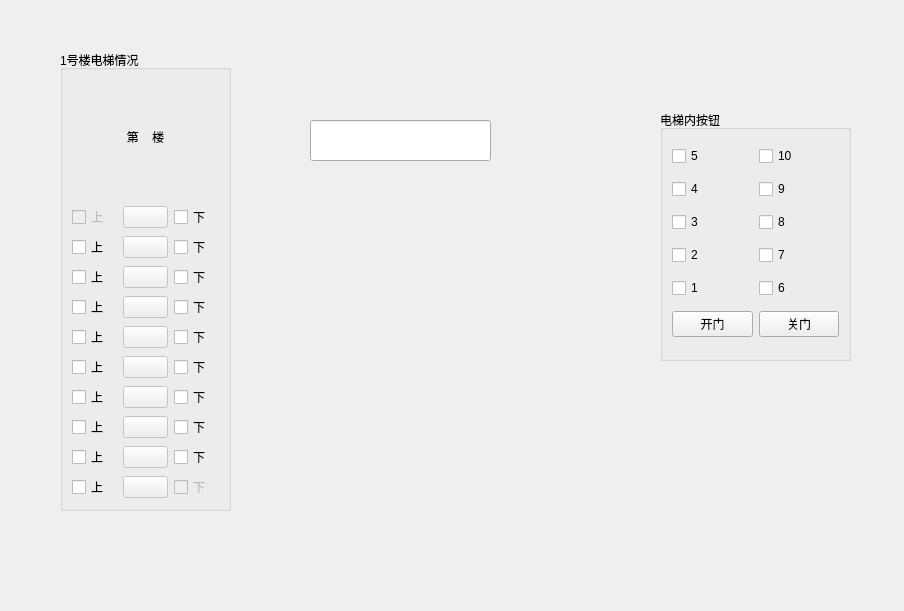
<?xml version="1.0" encoding="UTF-8"?>
<ui version="4.0">
 <class>Widget</class>
 <widget class="QWidget" name="Widget">
  <property name="geometry">
   <rect>
    <x>0</x>
    <y>0</y>
    <width>904</width>
    <height>611</height>
   </rect>
  </property>
  <property name="windowTitle">
   <string>Widget</string>
  </property>
  <widget class="QGroupBox" name="groupBox">
   <property name="geometry">
    <rect>
     <x>660</x>
     <y>110</y>
     <width>191</width>
     <height>251</height>
    </rect>
   </property>
   <property name="title">
    <string>电梯内按钮</string>
   </property>
   <layout class="QGridLayout" name="gridLayout">
    <item row="0" column="1">
     <widget class="QCheckBox" name="checkBox_10">
      <property name="text">
       <string>10</string>
      </property>
      <attribute name="buttonGroup">
       <string notr="true">buttonGroup_chooseFloor</string>
      </attribute>
     </widget>
    </item>
    <item row="1" column="1">
     <widget class="QCheckBox" name="checkBox_09">
      <property name="text">
       <string>9</string>
      </property>
      <attribute name="buttonGroup">
       <string notr="true">buttonGroup_chooseFloor</string>
      </attribute>
     </widget>
    </item>
    <item row="1" column="0">
     <widget class="QCheckBox" name="checkBox_04">
      <property name="text">
       <string>4</string>
      </property>
      <attribute name="buttonGroup">
       <string notr="true">buttonGroup_chooseFloor</string>
      </attribute>
     </widget>
    </item>
    <item row="0" column="0">
     <widget class="QCheckBox" name="checkBox_05">
      <property name="text">
       <string>5</string>
      </property>
      <attribute name="buttonGroup">
       <string notr="true">buttonGroup_chooseFloor</string>
      </attribute>
     </widget>
    </item>
    <item row="3" column="1">
     <widget class="QCheckBox" name="checkBox_07">
      <property name="text">
       <string>7</string>
      </property>
      <attribute name="buttonGroup">
       <string notr="true">buttonGroup_chooseFloor</string>
      </attribute>
     </widget>
    </item>
    <item row="3" column="0">
     <widget class="QCheckBox" name="checkBox_02">
      <property name="text">
       <string>2</string>
      </property>
      <attribute name="buttonGroup">
       <string notr="true">buttonGroup_chooseFloor</string>
      </attribute>
     </widget>
    </item>
    <item row="2" column="1">
     <widget class="QCheckBox" name="checkBox_08">
      <property name="text">
       <string>8</string>
      </property>
      <attribute name="buttonGroup">
       <string notr="true">buttonGroup_chooseFloor</string>
      </attribute>
     </widget>
    </item>
    <item row="4" column="0">
     <widget class="QCheckBox" name="checkBox_01">
      <property name="text">
       <string>1</string>
      </property>
      <attribute name="buttonGroup">
       <string notr="true">buttonGroup_chooseFloor</string>
      </attribute>
     </widget>
    </item>
    <item row="4" column="1">
     <widget class="QCheckBox" name="checkBox_06">
      <property name="text">
       <string>6</string>
      </property>
      <attribute name="buttonGroup">
       <string notr="true">buttonGroup_chooseFloor</string>
      </attribute>
     </widget>
    </item>
    <item row="2" column="0">
     <widget class="QCheckBox" name="checkBox_03">
      <property name="text">
       <string>3</string>
      </property>
      <attribute name="buttonGroup">
       <string notr="true">buttonGroup_chooseFloor</string>
      </attribute>
     </widget>
    </item>
    <item row="5" column="0">
     <widget class="QPushButton" name="pushButton_open">
      <property name="text">
       <string>开门</string>
      </property>
     </widget>
    </item>
    <item row="5" column="1">
     <widget class="QPushButton" name="pushButton_close">
      <property name="text">
       <string>关门</string>
      </property>
     </widget>
    </item>
   </layout>
  </widget>
  <widget class="QGroupBox" name="groupBox_2">
   <property name="geometry">
    <rect>
     <x>60</x>
     <y>50</y>
     <width>171</width>
     <height>461</height>
    </rect>
   </property>
   <property name="title">
    <string>1号楼电梯情况</string>
   </property>
   <layout class="QVBoxLayout" name="verticalLayout">
    <property name="topMargin">
     <number>4</number>
    </property>
    <item>
     <widget class="QLabel" name="label_floor">
      <property name="text">
       <string>第    楼</string>
      </property>
      <property name="alignment">
       <set>Qt::AlignCenter</set>
      </property>
     </widget>
    </item>
    <item>
     <layout class="QHBoxLayout" name="horizontalLayout_10">
      <item>
       <widget class="QCheckBox" name="checkBox_10up">
        <property name="enabled">
         <bool>false</bool>
        </property>
        <property name="text">
         <string>上</string>
        </property>
        <property name="upId" stdset="0">
         <string>10</string>
        </property>
        <attribute name="buttonGroup">
         <string notr="true">buttonGroup_up</string>
        </attribute>
       </widget>
      </item>
      <item>
       <widget class="QPushButton" name="pushButton_10">
        <property name="enabled">
         <bool>false</bool>
        </property>
        <property name="text">
         <string/>
        </property>
        <property name="id" stdset="0">
         <string>10</string>
        </property>
        <attribute name="buttonGroup">
         <string notr="true">buttonGroup_door</string>
        </attribute>
       </widget>
      </item>
      <item>
       <widget class="QCheckBox" name="checkBox_10down">
        <property name="text">
         <string>下</string>
        </property>
        <property name="downId" stdset="0">
         <string>10</string>
        </property>
        <attribute name="buttonGroup">
         <string notr="true">buttonGroup_down</string>
        </attribute>
       </widget>
      </item>
     </layout>
    </item>
    <item>
     <layout class="QHBoxLayout" name="horizontalLayout_9">
      <item>
       <widget class="QCheckBox" name="checkBox_9up">
        <property name="text">
         <string>上</string>
        </property>
        <property name="upId" stdset="0">
         <string>9</string>
        </property>
        <attribute name="buttonGroup">
         <string notr="true">buttonGroup_up</string>
        </attribute>
       </widget>
      </item>
      <item>
       <widget class="QPushButton" name="pushButton_09">
        <property name="enabled">
         <bool>false</bool>
        </property>
        <property name="text">
         <string/>
        </property>
        <property name="id" stdset="0">
         <string>9</string>
        </property>
        <attribute name="buttonGroup">
         <string notr="true">buttonGroup_door</string>
        </attribute>
       </widget>
      </item>
      <item>
       <widget class="QCheckBox" name="checkBox_9down">
        <property name="text">
         <string>下</string>
        </property>
        <property name="downId" stdset="0">
         <string>9</string>
        </property>
        <attribute name="buttonGroup">
         <string notr="true">buttonGroup_down</string>
        </attribute>
       </widget>
      </item>
     </layout>
    </item>
    <item>
     <layout class="QHBoxLayout" name="horizontalLayout_8">
      <item>
       <widget class="QCheckBox" name="checkBox_8up">
        <property name="text">
         <string>上</string>
        </property>
        <property name="upId" stdset="0">
         <string>8</string>
        </property>
        <attribute name="buttonGroup">
         <string notr="true">buttonGroup_up</string>
        </attribute>
       </widget>
      </item>
      <item>
       <widget class="QPushButton" name="pushButton_08">
        <property name="enabled">
         <bool>false</bool>
        </property>
        <property name="text">
         <string/>
        </property>
        <property name="id" stdset="0">
         <string>8</string>
        </property>
        <attribute name="buttonGroup">
         <string notr="true">buttonGroup_door</string>
        </attribute>
       </widget>
      </item>
      <item>
       <widget class="QCheckBox" name="checkBox_8down">
        <property name="text">
         <string>下</string>
        </property>
        <property name="downId" stdset="0">
         <string>8</string>
        </property>
        <attribute name="buttonGroup">
         <string notr="true">buttonGroup_down</string>
        </attribute>
       </widget>
      </item>
     </layout>
    </item>
    <item>
     <layout class="QHBoxLayout" name="horizontalLayout_7">
      <item>
       <widget class="QCheckBox" name="checkBox_7up">
        <property name="text">
         <string>上</string>
        </property>
        <property name="upId" stdset="0">
         <string>7</string>
        </property>
        <attribute name="buttonGroup">
         <string notr="true">buttonGroup_up</string>
        </attribute>
       </widget>
      </item>
      <item>
       <widget class="QPushButton" name="pushButton_07">
        <property name="enabled">
         <bool>false</bool>
        </property>
        <property name="text">
         <string/>
        </property>
        <property name="id" stdset="0">
         <string>7</string>
        </property>
        <attribute name="buttonGroup">
         <string notr="true">buttonGroup_door</string>
        </attribute>
       </widget>
      </item>
      <item>
       <widget class="QCheckBox" name="checkBox_7down">
        <property name="text">
         <string>下</string>
        </property>
        <property name="downId" stdset="0">
         <string>7</string>
        </property>
        <attribute name="buttonGroup">
         <string notr="true">buttonGroup_down</string>
        </attribute>
       </widget>
      </item>
     </layout>
    </item>
    <item>
     <layout class="QHBoxLayout" name="horizontalLayout_6">
      <item>
       <widget class="QCheckBox" name="checkBox_6up">
        <property name="text">
         <string>上</string>
        </property>
        <property name="upId" stdset="0">
         <string>6</string>
        </property>
        <attribute name="buttonGroup">
         <string notr="true">buttonGroup_up</string>
        </attribute>
       </widget>
      </item>
      <item>
       <widget class="QPushButton" name="pushButton_06">
        <property name="enabled">
         <bool>false</bool>
        </property>
        <property name="text">
         <string/>
        </property>
        <property name="id" stdset="0">
         <string>6</string>
        </property>
        <attribute name="buttonGroup">
         <string notr="true">buttonGroup_door</string>
        </attribute>
       </widget>
      </item>
      <item>
       <widget class="QCheckBox" name="checkBox_6down">
        <property name="text">
         <string>下</string>
        </property>
        <property name="downId" stdset="0">
         <string>6</string>
        </property>
        <attribute name="buttonGroup">
         <string notr="true">buttonGroup_down</string>
        </attribute>
       </widget>
      </item>
     </layout>
    </item>
    <item>
     <layout class="QHBoxLayout" name="horizontalLayout_5">
      <item>
       <widget class="QCheckBox" name="checkBox_5up">
        <property name="text">
         <string>上</string>
        </property>
        <property name="upId" stdset="0">
         <string>5</string>
        </property>
        <attribute name="buttonGroup">
         <string notr="true">buttonGroup_up</string>
        </attribute>
       </widget>
      </item>
      <item>
       <widget class="QPushButton" name="pushButton_05">
        <property name="enabled">
         <bool>false</bool>
        </property>
        <property name="text">
         <string/>
        </property>
        <property name="id" stdset="0">
         <string>5</string>
        </property>
        <attribute name="buttonGroup">
         <string notr="true">buttonGroup_door</string>
        </attribute>
       </widget>
      </item>
      <item>
       <widget class="QCheckBox" name="checkBox_5down">
        <property name="text">
         <string>下</string>
        </property>
        <property name="downId" stdset="0">
         <string>5</string>
        </property>
        <attribute name="buttonGroup">
         <string notr="true">buttonGroup_down</string>
        </attribute>
       </widget>
      </item>
     </layout>
    </item>
    <item>
     <layout class="QHBoxLayout" name="horizontalLayout_4">
      <item>
       <widget class="QCheckBox" name="checkBox_4up">
        <property name="text">
         <string>上</string>
        </property>
        <property name="upId" stdset="0">
         <string>4</string>
        </property>
        <attribute name="buttonGroup">
         <string notr="true">buttonGroup_up</string>
        </attribute>
       </widget>
      </item>
      <item>
       <widget class="QPushButton" name="pushButton_04">
        <property name="enabled">
         <bool>false</bool>
        </property>
        <property name="text">
         <string/>
        </property>
        <property name="id" stdset="0">
         <string>4</string>
        </property>
        <attribute name="buttonGroup">
         <string notr="true">buttonGroup_door</string>
        </attribute>
       </widget>
      </item>
      <item>
       <widget class="QCheckBox" name="checkBox_4down">
        <property name="text">
         <string>下</string>
        </property>
        <property name="downId" stdset="0">
         <string>4</string>
        </property>
        <attribute name="buttonGroup">
         <string notr="true">buttonGroup_down</string>
        </attribute>
       </widget>
      </item>
     </layout>
    </item>
    <item>
     <layout class="QHBoxLayout" name="horizontalLayout_3">
      <item>
       <widget class="QCheckBox" name="checkBox_3up">
        <property name="text">
         <string>上</string>
        </property>
        <property name="upId" stdset="0">
         <string>3</string>
        </property>
        <attribute name="buttonGroup">
         <string notr="true">buttonGroup_up</string>
        </attribute>
       </widget>
      </item>
      <item>
       <widget class="QPushButton" name="pushButton_03">
        <property name="enabled">
         <bool>false</bool>
        </property>
        <property name="text">
         <string/>
        </property>
        <property name="id" stdset="0">
         <string>3</string>
        </property>
        <attribute name="buttonGroup">
         <string notr="true">buttonGroup_door</string>
        </attribute>
       </widget>
      </item>
      <item>
       <widget class="QCheckBox" name="checkBox_3down">
        <property name="text">
         <string>下</string>
        </property>
        <property name="downId" stdset="0">
         <string>3</string>
        </property>
        <attribute name="buttonGroup">
         <string notr="true">buttonGroup_down</string>
        </attribute>
       </widget>
      </item>
     </layout>
    </item>
    <item>
     <layout class="QHBoxLayout" name="horizontalLayout_2">
      <item>
       <widget class="QCheckBox" name="checkBox_2up">
        <property name="text">
         <string>上</string>
        </property>
        <property name="upId" stdset="0">
         <string>2</string>
        </property>
        <attribute name="buttonGroup">
         <string notr="true">buttonGroup_up</string>
        </attribute>
       </widget>
      </item>
      <item>
       <widget class="QPushButton" name="pushButton_02">
        <property name="enabled">
         <bool>false</bool>
        </property>
        <property name="text">
         <string/>
        </property>
        <property name="id" stdset="0">
         <string>2</string>
        </property>
        <attribute name="buttonGroup">
         <string notr="true">buttonGroup_door</string>
        </attribute>
       </widget>
      </item>
      <item>
       <widget class="QCheckBox" name="checkBox_2down">
        <property name="text">
         <string>下</string>
        </property>
        <property name="downId" stdset="0">
         <string>2</string>
        </property>
        <attribute name="buttonGroup">
         <string notr="true">buttonGroup_down</string>
        </attribute>
       </widget>
      </item>
     </layout>
    </item>
    <item>
     <layout class="QHBoxLayout" name="horizontalLayout_1">
      <item>
       <widget class="QCheckBox" name="checkBox_1up">
        <property name="text">
         <string>上</string>
        </property>
        <property name="upId" stdset="0">
         <string>1</string>
        </property>
        <attribute name="buttonGroup">
         <string notr="true">buttonGroup_up</string>
        </attribute>
       </widget>
      </item>
      <item>
       <widget class="QPushButton" name="pushButton_01">
        <property name="enabled">
         <bool>false</bool>
        </property>
        <property name="text">
         <string/>
        </property>
        <property name="id" stdset="0">
         <string>1</string>
        </property>
        <attribute name="buttonGroup">
         <string notr="true">buttonGroup_door</string>
        </attribute>
       </widget>
      </item>
      <item>
       <widget class="QCheckBox" name="checkBox_1down">
        <property name="enabled">
         <bool>false</bool>
        </property>
        <property name="text">
         <string>下</string>
        </property>
        <property name="downId" stdset="0">
         <string>1</string>
        </property>
        <attribute name="buttonGroup">
         <string notr="true">buttonGroup_down</string>
        </attribute>
       </widget>
      </item>
     </layout>
    </item>
   </layout>
  </widget>
  <widget class="QLineEdit" name="lineEdit">
   <property name="geometry">
    <rect>
     <x>310</x>
     <y>120</y>
     <width>181</width>
     <height>41</height>
    </rect>
   </property>
  </widget>
 </widget>
 <resources/>
 <connections/>
 <buttongroups>
  <buttongroup name="buttonGroup_chooseFloor">
   <property name="exclusive">
    <bool>false</bool>
   </property>
  </buttongroup>
  <buttongroup name="buttonGroup_door"/>
  <buttongroup name="buttonGroup_down">
   <property name="exclusive">
    <bool>false</bool>
   </property>
   <property name="downId" stdset="0">
    <string>0</string>
   </property>
  </buttongroup>
  <buttongroup name="buttonGroup_up">
   <property name="exclusive">
    <bool>false</bool>
   </property>
   <property name="upId" stdset="0">
    <string>0</string>
   </property>
  </buttongroup>
 </buttongroups>
</ui>
